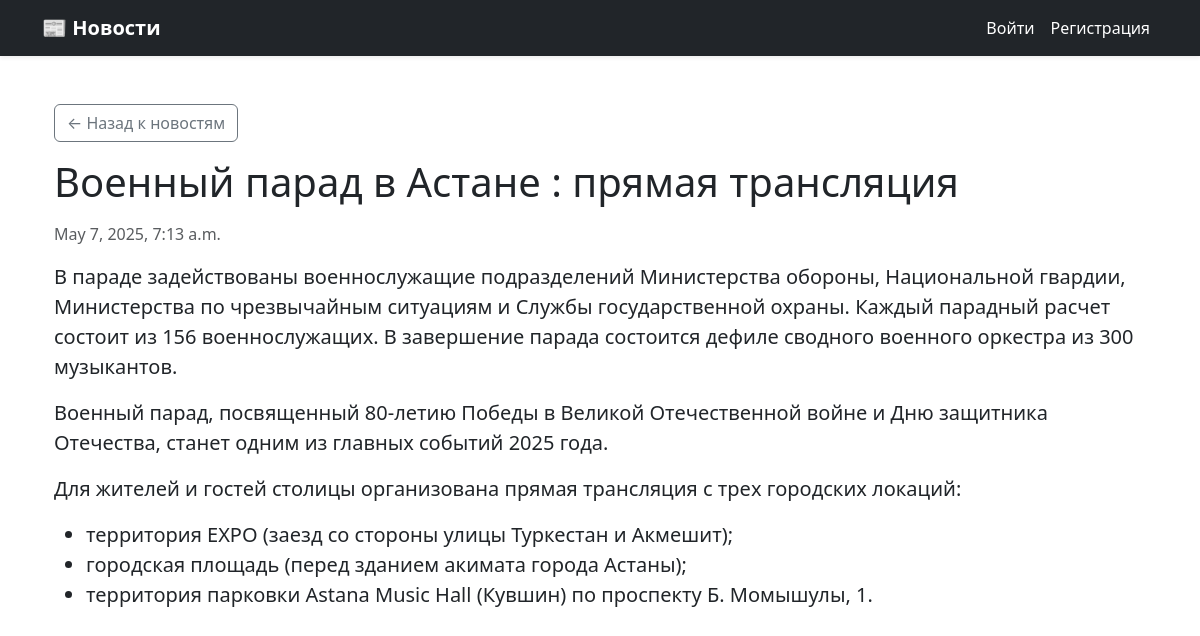
The app's page /voennyj-parad-v-astane-pryamaya-translyaciya/ with its own data.
### news/models.py (models this page shows, shortened)
class News(models.Model):
    title = models.CharField(max_length=255)
    slug = models.SlugField(unique=True)
    content = RichTextUploadingField()
    image = models.ImageField(upload_to='news_images/', blank=True, null=True)
    published_at = models.DateTimeField(auto_now_add=True)

### news/views.py (the view)
# urls.py: path('<slug:slug>/', views.detail, name='news_detail'),
def detail(request, slug):
    news = get_object_or_404(News, slug=slug)
    return render(request, 'news/detail.html', {'news': news})

### news/templates/news/detail.html (shortened to what this page needs)
{% extends "base.html" %}
{% block content %}
<div class="container py-4">
    <a href="{% url 'news_index' %}" class="btn btn-outline-secondary mb-3">← Назад к новостям</a>
    <h1 class="mb-3">{{ news.title }}</h1>
    <p class="text-muted">{{ news.published_at }}</p>
    <div class="fs-5">
        {{ news.content|safe }}
    </div>
</div>
{% endblock %}

### news/static/news/style.css (style rules this page uses)
body { background-color: #f8f9fa; font-family: "Segoe UI", sans-serif; }

### records on screen
News: title "Военный парад в Астане : прямая трансляция", published_at "May 7, 2025, 7:13 a.m.", content "В параде задействованы военнослужащие подразделений Министерства обороны, Национальной гвардии, Министерства по чрезвычайным ситуациям и Службы государственной охраны. Каждый парадный расчет состоит из 156 военнослужащих. В завершение парада состоится дефиле сводного военного оркестра из 300 музыкантов. Военный парад, посвященный 80-летию Победы в Великой Отечественной войне и Дню защитника Отечества, станет одним из главных событий 2025 года. Для жителей и гостей столицы организована прямая трансляция с трех городских локаций: территория ЕХРО (заезд со стороны улицы Туркестан и Акмешит); городская площадь (перед зданием акимата города Астаны); территория парковки Astana Music Hall (Кувшин)…"
